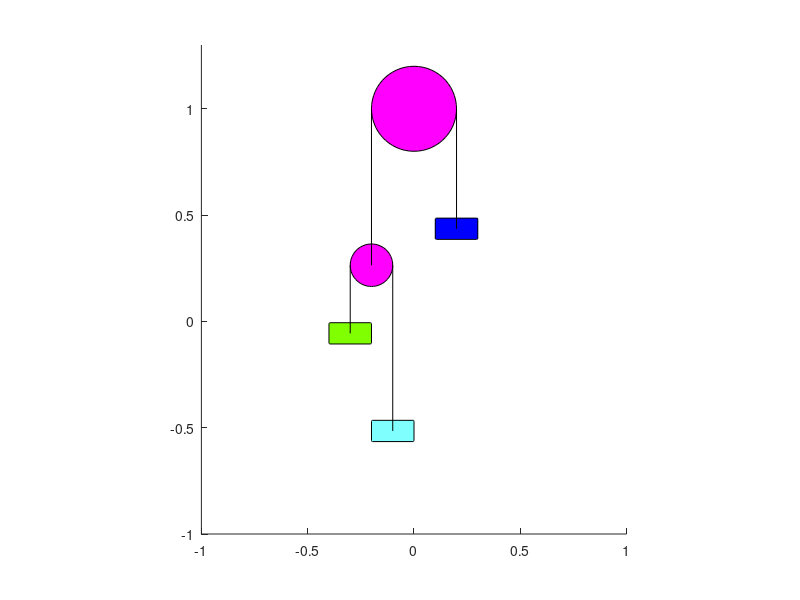

Write MATLAB code to recreate this figure.
function pulley_main()
  m1 = 0.21;
  m2 = 0.25;
  m3 = 0.38; % mass of the 3 blocks

  % pulleys are considered to be massless
  
  g = 9.8;
  rA = 0.2; % radius of the pulleys
  rB = 0.1;
  y_setpoint = [0.6 ; 0; 0.8; 0]; 
  y0 = [0.4 ; 0; 0.2; 0];

 %[t,y] = sim_pulley(m1, m2, m3, g, rA, rB, y0)
[t,y] = lqr_pulley(m1, m2, m3, g, rA, rB, y_setpoint, y0);

 % for loop for animation
  for k = 1:length(t)
    draw_complex_pulley(y(k, :));
  end

  end

  function draw_complex_pulley(y) % function to animate the pulley
  ml = 0.2; % constants
  mb = 0.1;
  L_A = 1.3; % length of the strings
  L_B = 1.1;

  rA = 0.2;
  rB = 0.1;

  x1 = y(1);
  x2 = L_A - y(1);
  y1 = y(3);
  y2 = L_B - y(3);

  pulley_A_pos = {0, 1};
  pulley_B_pos = {(-rA), 1-x2};
  m1_pos = {(rA), 1-x1};
  m2_pos = {(-rA-rB), 1-x2-y2};
  m3_pos = {(-rA+rB), 1-x2-y1};
  x1_string = {(rA), 1, (rA), (1-x1)};
  x2_string = {(-rA), 1, (-rA), (1-x2)};
  y1_string = {-(rA - rB), 1-x2, (-(rA - rB)), 1-x2-y1};
  y2_string = {(-rA - rB), 1-x2, (-(rA + rB)), 1-x2-y2};

  hold on;      
   clf;
  axis equal;
  rectangle('Position',[pulley_A_pos{1}-(rA),pulley_A_pos{2}-(rA) 2*rA, 2*rA],'Curvature',1,'FaceColor',[1 0 1]); % Pulley1
  rectangle('Position',[pulley_B_pos{1}-(rB),pulley_B_pos{2}-(rB),2*rB, 2*rB],'Curvature',1,'FaceColor',[1 0 1]); % Pulley2
  rectangle('Position',[m1_pos{1}-(ml/2),m1_pos{2}-(mb/2),ml, mb],'Curvature',0.1,'FaceColor',[0 0 1]); % block 1
  rectangle('Position',[m2_pos{1}-(ml/2),m2_pos{2}-(mb/2),ml, mb],'Curvature',0.1,'FaceColor',[0.5 1 0]); % block 2
  rectangle('Position',[m3_pos{1}-(ml/2),m3_pos{2}-(mb/2),ml, mb],'Curvature',0.1,'FaceColor',[0.5 1 1]); % block 3
  line ([x1_string{1} x1_string{3}], [x1_string{2} x1_string{4}], "linestyle", "-", "color", "k"); 
  line ([x2_string{1} x2_string{3}], [x2_string{2} x2_string{4}], "linestyle", "-", "color", "k");
  line ([y2_string{1} y2_string{3}], [y2_string{2} y2_string{4}], "linestyle", "-", "color", "k");
  line ([y1_string{1} y1_string{3}], [y1_string{2} y1_string{4}], "linestyle", "-", "color", "k");
  xlim([-1 1]);
  ylim([-1 1.3]);
  drawnow
  hold off
  end

  function dy = complex_pulley_dynamics(y, m1, m2, m3, g, rA, rB, u) % langragian equations for the system
  dy(1,1) = y(2);
  dy(2,1) = (-(m2-m3)^2*g + u(2)*(m2-m3)/rB + (m2-m3)*(-m1+m2+m3)*g + u(1)*(m2-m3))/(m2*rA*(m1 + 5*m3));
  dy(3,1) = y(4);
  dy(4,1) = ((m2-m3)*dy(2,1) - (m2 - m3)*g + u(2)/rB)/(m2+m3);
  end

% A system is expressed in the form of xdot = Ax+ Bu where x is the state
% vector and u is the external input. A and B are the matrices.

function [t,y] = sim_pulley(m1, m2, m3, g, rA, rB, y0)
  tspan = 0:0.1:10;               
  u = [0; 0];                        
  [t,y] = ode45(@(t,y)complex_pulley_dynamics(y, m1, m2, m3, g, rA, rB, u),tspan,y0);
end

function [A,B] = complex_pulley_AB_matrix(m1, m2, m3, g, rA, rB)
  A = [0 1 0 0;0 0 0 0;0 0 0 1;0 0 0 0];
  B = [0 0;(m2-m3)/(m2*rA*(m1+5*m3)) (m2-m3)/(m2*rA*rB*(m1+5*m3));0 0;(m2-m3)^2/((m2*rA*(m1+5*m3))*(m2+m3)) ((1/(rB*(m2+m3)))+(((m2-m3)^2)/(m2*rA*rB*(m1+5*m3)*(m2+m3))))];
end

% To achieve LQR we need a cost function where Q is the matrix for
% determining penalty and R is the penalty for energy used.

function [t,y] = lqr_pulley(m1, m2, m3, g, rA, rB, y_setpoint, y0)
  [A, B] = complex_pulley_AB_matrix(m1, m2, m3, g, rA, rB);
  Q = [10 0 0 0;0 5 0 0;0 0 10 0;0 0 0 5];
  R = [0.001 0;0 0.001];
  K = lqr(A,B,Q,R);
  tspan = 0:0.1:10;                 
  [t,y] = ode45(@(t,y)complex_pulley_dynamics(y, m1, m2, m3, g, rA, rB, -K*(y - y_setpoint)),tspan,y0);
end
